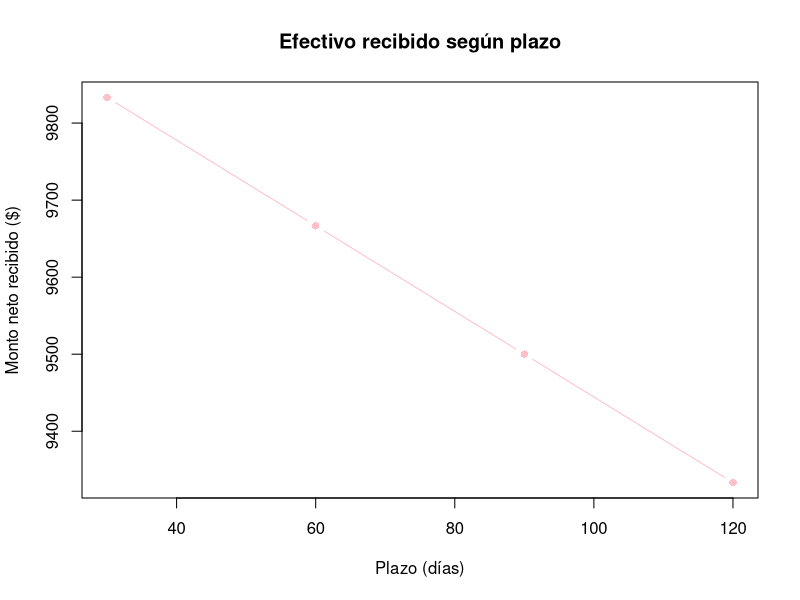
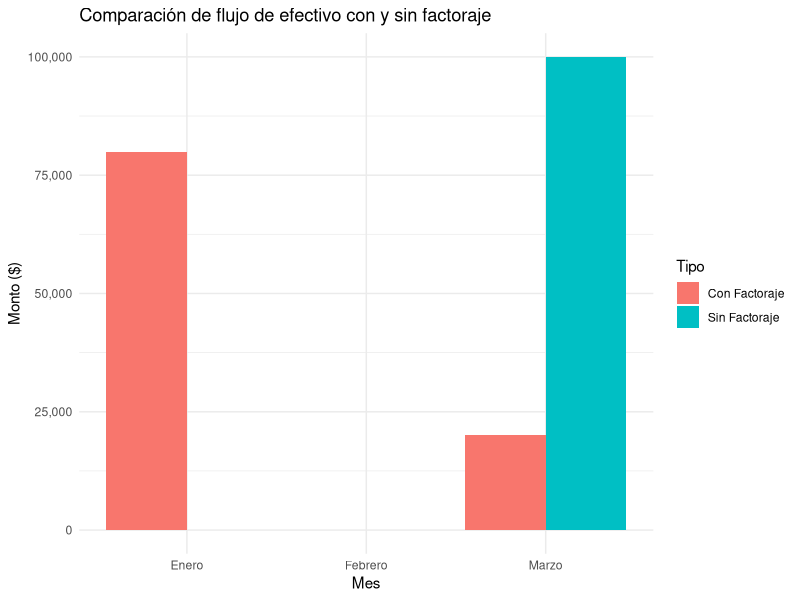

These charts were generated, in order, by the following R code:
## ---- chunk 1
#| echo: false
# Datos
F <- 10000   # factura
d <- 0.20    # tasa anual 20%
T <- 60      # plazo
B <- 360     # base de días

# Fórmula de descuento simple
N <- F * (1 - d * T/B)
N
## ---- chunk 2
#| echo: false
# Datos
F <- 10000
d <- 0.20
T <- 60
B <- 360

# Fórmula de descuento compuesto
N <- F * (1 + d)^(-T/B)
N
## ---- chunk 3
#| echo: false
# Datos base
F <- 10000    # Factura
d <- 0.20     # Tasa anual (20%)
B <- 360      # Base comercial

# Creamos un vector de plazos
plazos <- c(30, 60, 90, 120)

# Calculamos el neto con descuento simple para cada plazo
N <- F * (1 - d * plazos/B)

# Hacemos la gráfica
plot(plazos, N, type="b", col="pink", pch=16,
     main="Efectivo recibido según plazo",
     xlab="Plazo (días)", ylab="Monto neto recibido ($)")
## ---- chunk 4
#tabla de flujo de efectivo
flujo <- data.frame(
  Mes = c("Enero", "Febrero", "Marzo"),
  Sin_Factoraje = c(0, 0, 100000),
  Con_Factoraje = c(80000, 0, 20000)
)

# Convertir los números a formato legible
flujo$Sin_Factoraje <- format(flujo$Sin_Factoraje, big.mark = ",", scientific = FALSE)
flujo$Con_Factoraje <- format(flujo$Con_Factoraje, big.mark = ",", scientific = FALSE)

# Mostrar la tabla
knitr::kable(flujo, caption = "Comparación de flujo de efectivo con y sin factoraje")
## ---- chunk 5
# Cargar el paquete
library(ggplot2)

# Crear los datos
flujo <- data.frame(
  Mes = rep(c("Enero", "Febrero", "Marzo"), each = 2),
  Tipo = rep(c("Sin Factoraje", "Con Factoraje"), times = 3),
  Monto = c(0, 80000, 0, 0, 100000, 20000)
)

# Crear el gráfico
ggplot(flujo, aes(x = Mes, y = Monto, fill = Tipo)) +
  geom_bar(stat = "identity", position = "dodge") +
  labs(title = "Comparación de flujo de efectivo con y sin factoraje",
       y = "Monto ($)",
       x = "Mes") +
  scale_y_continuous(labels = scales::comma) +
  theme_minimal()
